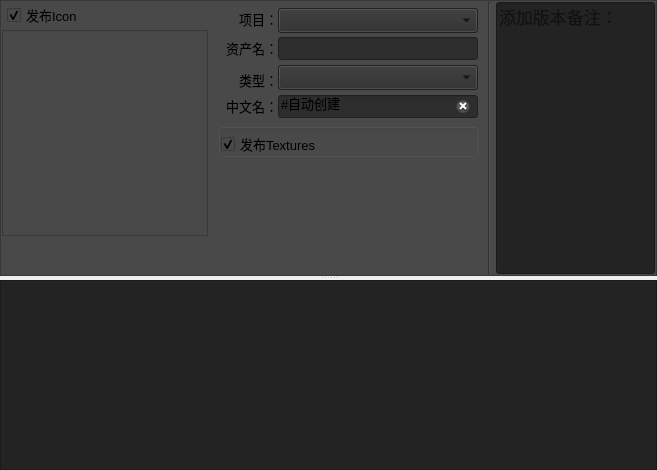
     <widget class="QWidget" name="scene_tab">
      <attribute name="title">
       <string>Scene</string>
      </attribute>
      <layout class="QVBoxLayout" name="verticalLayout_12">
       <property name="spacing">
        <number>2</number>
       </property>
       <property name="leftMargin">
        <number>0</number>
       </property>
       <property name="topMargin">
        <number>0</number>
       </property>
       <property name="rightMargin">
        <number>0</number>
       </property>
       <property name="bottomMargin">
        <number>0</number>
       </property>
       <item>
        <widget class="QSplitter" name="splitter_3">
         <property name="sizePolicy">
          <sizepolicy hsizetype="Preferred" vsizetype="Expanding">
           <horstretch>0</horstretch>
           <verstretch>0</verstretch>
          </sizepolicy>
         </property>
         <property name="orientation">
          <enum>Qt::Vertical</enum>
         </property>
         <widget class="QFrame" name="frame_5">
          <property name="styleSheet">
           <string notr="true">background-color: rgb(73, 73, 73);</string>
          </property>
          <property name="frameShape">
           <enum>QFrame::StyledPanel</enum>
          </property>
          <property name="frameShadow">
           <enum>QFrame::Sunken</enum>
          </property>
          <layout class="QHBoxLayout" name="horizontalLayout_15" stretch="1,5,1,5">
           <property name="spacing">
            <number>5</number>
           </property>
           <property name="leftMargin">
            <number>1</number>
           </property>
           <property name="topMargin">
            <number>1</number>
           </property>
           <property name="rightMargin">
            <number>1</number>
           </property>
           <property name="bottomMargin">
            <number>1</number>
           </property>
           <item>
            <layout class="QVBoxLayout" name="verticalLayout_7">
             <property name="spacing">
              <number>2</number>
             </property>
             <item>
              <layout class="QHBoxLayout" name="horizontalLayout_16" stretch="5,1,1">
               <property name="spacing">
                <number>0</number>
               </property>
               <property name="leftMargin">
                <number>5</number>
               </property>
               <property name="rightMargin">
                <number>5</number>
               </property>
               <item>
                <widget class="QCheckBox" name="icon_cBox_2">
                 <property name="font">
                  <font>
                   <family>Microsoft YaHei UI</family>
                   <pointsize>10</pointsize>
                  </font>
                 </property>
                 <property name="styleSheet">
                  <string notr="true"/>
                 </property>
                 <property name="text">
                  <string>发布Icon</string>
                 </property>
                 <property name="checked">
                  <bool>true</bool>
                 </property>
                </widget>
               </item>
               <item>
                <spacer name="horizontalSpacer_4">
                 <property name="orientation">
                  <enum>Qt::Horizontal</enum>
                 </property>
                 <property name="sizeType">
                  <enum>QSizePolicy::Fixed</enum>
                 </property>
                 <property name="sizeHint" stdset="0">
                  <size>
                   <width>80</width>
                   <height>25</height>
                  </size>
                 </property>
                </spacer>
               </item>
               <item>
                <widget class="QPushButton" name="render_bttn_sc">
                 <property name="sizePolicy">
                  <sizepolicy hsizetype="Fixed" vsizetype="Fixed">
                   <horstretch>0</horstretch>
                   <verstretch>0</verstretch>
                  </sizepolicy>
                 </property>
                 <property name="minimumSize">
                  <size>
                   <width>25</width>
                   <height>25</height>
                  </size>
                 </property>
                 <property name="maximumSize">
                  <size>
                   <width>25</width>
                   <height>25</height>
                  </size>
                 </property>
                 <property name="toolTip">
                  <string>&lt;html&gt;&lt;head/&gt;&lt;body&gt;&lt;p&gt;&lt;span style=&quot; font-size:10pt;&quot;&gt;重新渲染图标&lt;/span&gt;&lt;/p&gt;&lt;/body&gt;&lt;/html&gt;</string>
                 </property>
                 <property name="text">
                  <string/>
                 </property>
                 <property name="iconSize">
                  <size>
                   <width>22</width>
                   <height>22</height>
                  </size>
                 </property>
                 <property name="flat">
                  <bool>true</bool>
                 </property>
                </widget>
               </item>
              </layout>
             </item>
             <item>
              <widget class="QFrame" name="frame_6">
               <property name="sizePolicy">
                <sizepolicy hsizetype="Fixed" vsizetype="Fixed">
                 <horstretch>0</horstretch>
                 <verstretch>0</verstretch>
                </sizepolicy>
               </property>
               <property name="minimumSize">
                <size>
                 <width>206</width>
                 <height>206</height>
                </size>
               </property>
               <property name="maximumSize">
                <size>
                 <width>206</width>
                 <height>206</height>
                </size>
               </property>
               <property name="frameShape">
                <enum>QFrame::StyledPanel</enum>
               </property>
               <property name="frameShadow">
                <enum>QFrame::Raised</enum>
               </property>
               <layout class="QGridLayout" name="gridLayout_6">
                <property name="leftMargin">
                 <number>1</number>
                </property>
                <property name="topMargin">
                 <number>1</number>
                </property>
                <property name="rightMargin">
                 <number>1</number>
                </property>
                <property name="bottomMargin">
                 <number>1</number>
                </property>
                <property name="spacing">
                 <number>1</number>
                </property>
                <item row="0" column="0">
                 <widget class="QLabel" name="Preview_label_sc">
                  <property name="sizePolicy">
                   <sizepolicy hsizetype="Fixed" vsizetype="Fixed">
                    <horstretch>0</horstretch>
                    <verstretch>0</verstretch>
                   </sizepolicy>
                  </property>
                  <property name="minimumSize">
                   <size>
                    <width>200</width>
                    <height>200</height>
                   </size>
                  </property>
                  <property name="maximumSize">
                   <size>
                    <width>200</width>
                    <height>200</height>
                   </size>
                  </property>
                  <property name="text">
                   <string/>
                  </property>
                 </widget>
                </item>
               </layout>
              </widget>
             </item>
             <item>
              <spacer name="verticalSpacer_5">
               <property name="orientation">
                <enum>Qt::Vertical</enum>
               </property>
               <property name="sizeType">
                <enum>QSizePolicy::Preferred</enum>
               </property>
               <property name="sizeHint" stdset="0">
                <size>
                 <width>20</width>
                 <height>40</height>
                </size>
               </property>
              </spacer>
             </item>
            </layout>
           </item>
           <item>
            <layout class="QVBoxLayout" name="verticalLayout_8">
             <property name="spacing">
              <number>5</number>
             </property>
             <property name="sizeConstraint">
              <enum>QLayout::SetMaximumSize</enum>
             </property>
             <property name="leftMargin">
              <number>5</number>
             </property>
             <property name="topMargin">
              <number>5</number>
             </property>
             <property name="rightMargin">
              <number>5</number>
             </property>
             <item>
              <layout class="QHBoxLayout" name="horizontalLayout_17">
               <property name="spacing">
                <number>0</number>
               </property>
               <item>
                <widget class="QLabel" name="label_10">
                 <property name="sizePolicy">
                  <sizepolicy hsizetype="Preferred" vsizetype="Fixed">
                   <horstretch>0</horstretch>
                   <verstretch>0</verstretch>
                  </sizepolicy>
                 </property>
                 <property name="minimumSize">
                  <size>
                   <width>60</width>
                   <height>0</height>
                  </size>
                 </property>
                 <property name="font">
                  <font>
                   <family>Microsoft YaHei UI</family>
                   <pointsize>10</pointsize>
                  </font>
                 </property>
                 <property name="text">
                  <string>项目：</string>
                 </property>
                 <property name="alignment">
                  <set>Qt::AlignRight|Qt::AlignTrailing|Qt::AlignVCenter</set>
                 </property>
                </widget>
               </item>
               <item>
                <widget class="QComboBox" name="publishProj_comb">
                 <property name="sizePolicy">
                  <sizepolicy hsizetype="Expanding" vsizetype="Fixed">
                   <horstretch>0</horstretch>
                   <verstretch>0</verstretch>
                  </sizepolicy>
                 </property>
                 <property name="minimumSize">
                  <size>
                   <width>0</width>
                   <height>25</height>
                  </size>
                 </property>
                 <property name="maximumSize">
                  <size>
                   <width>16777215</width>
                   <height>22</height>
                  </size>
                 </property>
                 <property name="styleSheet">
                  <string notr="true">background-color: rgb(45, 45, 45);</string>
                 </property>
                </widget>
               </item>
              </layout>
             </item>
             <item>
              <layout class="QHBoxLayout" name="horizontalLayout_18">
               <property name="spacing">
                <number>0</number>
               </property>
               <item>
                <widget class="QLabel" name="label_11">
                 <property name="sizePolicy">
                  <sizepolicy hsizetype="Preferred" vsizetype="Fixed">
                   <horstretch>0</horstretch>
                   <verstretch>0</verstretch>
                  </sizepolicy>
                 </property>
                 <property name="minimumSize">
                  <size>
                   <width>60</width>
                   <height>0</height>
                  </size>
                 </property>
                 <property name="font">
                  <font>
                   <family>Microsoft YaHei UI</family>
                   <pointsize>10</pointsize>
                  </font>
                 </property>
                 <property name="text">
                  <string>资产名：</string>
                 </property>
                 <property name="alignment">
                  <set>Qt::AlignRight|Qt::AlignTrailing|Qt::AlignVCenter</set>
                 </property>
                </widget>
               </item>
               <item>
                <widget class="QLineEdit" name="name_lineEdit_3">
                 <property name="font">
                  <font>
                   <family>Microsoft YaHei UI</family>
                   <pointsize>10</pointsize>
                  </font>
                 </property>
                 <property name="styleSheet">
                  <string notr="true">background-color: rgb(45, 45, 45);</string>
                 </property>
                 <property name="readOnly">
                  <bool>true</bool>
                 </property>
                </widget>
               </item>
              </layout>
             </item>
             <item>
              <layout class="QHBoxLayout" name="horizontalLayout_19">
               <property name="spacing">
                <number>0</number>
               </property>
               <item>
                <widget class="QLabel" name="label_12">
                 <property name="sizePolicy">
                  <sizepolicy hsizetype="Fixed" vsizetype="Fixed">
                   <horstretch>0</horstretch>
                   <verstretch>0</verstretch>
                  </sizepolicy>
                 </property>
                 <property name="minimumSize">
                  <size>
                   <width>60</width>
                   <height>20</height>
                  </size>
                 </property>
                 <property name="maximumSize">
                  <size>
                   <width>16777215</width>
                   <height>15</height>
                  </size>
                 </property>
                 <property name="font">
                  <font>
                   <family>Microsoft YaHei UI</family>
                   <pointsize>10</pointsize>
                  </font>
                 </property>
                 <property name="text">
                  <string>类型：</string>
                 </property>
                 <property name="alignment">
                  <set>Qt::AlignRight|Qt::AlignTrailing|Qt::AlignVCenter</set>
                 </property>
                </widget>
               </item>
               <item>
                <widget class="QComboBox" name="publishType_comb_sc">
                 <property name="sizePolicy">
                  <sizepolicy hsizetype="Expanding" vsizetype="Fixed">
                   <horstretch>0</horstretch>
                   <verstretch>0</verstretch>
                  </sizepolicy>
                 </property>
                 <property name="minimumSize">
                  <size>
                   <width>200</width>
                   <height>25</height>
                  </size>
                 </property>
                 <property name="font">
                  <font>
                   <family>Microsoft YaHei UI</family>
                   <pointsize>10</pointsize>
                  </font>
                 </property>
                 <property name="styleSheet">
                  <string notr="true">background-color: rgb(45, 45, 45);</string>
                 </property>
                </widget>
               </item>
              </layout>
             </item>
             <item>
              <layout class="QHBoxLayout" name="horizontalLayout_20">
               <property name="spacing">
                <number>0</number>
               </property>
               <item>
                <widget class="QLabel" name="label_13">
                 <property name="sizePolicy">
                  <sizepolicy hsizetype="Fixed" vsizetype="Fixed">
                   <horstretch>0</horstretch>
                   <verstretch>0</verstretch>
                  </sizepolicy>
                 </property>
                 <property name="minimumSize">
                  <size>
                   <width>60</width>
                   <height>0</height>
                  </size>
                 </property>
                 <property name="maximumSize">
                  <size>
                   <width>16777215</width>
                   <height>16777215</height>
                  </size>
                 </property>
                 <property name="font">
                  <font>
                   <family>Microsoft YaHei UI</family>
                   <pointsize>10</pointsize>
                  </font>
                 </property>
                 <property name="text">
                  <string>中文名：</string>
                 </property>
                 <property name="alignment">
                  <set>Qt::AlignRight|Qt::AlignTrailing|Qt::AlignVCenter</set>
                 </property>
                </widget>
               </item>
               <item>
                <widget class="QLineEdit" name="CHname_lineEdit_3">
                 <property name="font">
                  <font>
                   <family>Microsoft YaHei UI</family>
                   <pointsize>10</pointsize>
                  </font>
                 </property>
                 <property name="styleSheet">
                  <string notr="true">background-color: rgb(45, 45, 45);</string>
                 </property>
                 <property name="text">
                  <string>#自动创建</string>
                 </property>
                 <property name="clearButtonEnabled">
                  <bool>true</bool>
                 </property>
                </widget>
               </item>
              </layout>
             </item>
             <item>
              <widget class="QGroupBox" name="groupBox_3">
               <property name="font">
                <font>
                 <family>Microsoft YaHei UI</family>
                 <pointsize>10</pointsize>
                </font>
               </property>
               <property name="styleSheet">
                <string notr="true">background-color: rgb(73, 73, 73);</string>
               </property>
               <property name="title">
                <string/>
               </property>
               <property name="alignment">
                <set>Qt::AlignLeading|Qt::AlignLeft|Qt::AlignVCenter</set>
               </property>
               <property name="flat">
                <bool>true</bool>
               </property>
               <layout class="QGridLayout" name="gridLayout_7">
                <property name="leftMargin">
                 <number>0</number>
                </property>
                <property name="topMargin">
                 <number>5</number>
                </property>
                <property name="rightMargin">
                 <number>0</number>
                </property>
                <property name="bottomMargin">
                 <number>0</number>
                </property>
                <property name="spacing">
                 <number>0</number>
                </property>
                <item row="0" column="0">
                 <widget class="QCheckBox" name="textures_cBox_3">
                  <property name="maximumSize">
                   <size>
                    <width>16777215</width>
                    <height>20</height>
                   </size>
                  </property>
                  <property name="font">
                   <font>
                    <family>Microsoft YaHei UI</family>
                    <pointsize>10</pointsize>
                   </font>
                  </property>
                  <property name="text">
                   <string>发布Textures</string>
                  </property>
                  <property name="checked">
                   <bool>true</bool>
                  </property>
                 </widget>
                </item>
               </layout>
              </widget>
             </item>
             <item>
              <spacer name="verticalSpacer_6">
               <property name="orientation">
                <enum>Qt::Vertical</enum>
               </property>
               <property name="sizeType">
                <enum>QSizePolicy::Expanding</enum>
               </property>
               <property name="sizeHint" stdset="0">
                <size>
                 <width>20</width>
                 <height>40</height>
                </size>
               </property>
              </spacer>
             </item>
            </layout>
           </item>
           <item>
            <widget class="Line" name="line_7">
             <property name="orientation">
              <enum>Qt::Vertical</enum>
             </property>
            </widget>
           </item>
           <item>
            <widget class="QLineEdit" name="info_lineEdit_2">
             <property name="sizePolicy">
              <sizepolicy hsizetype="Expanding" vsizetype="Expanding">
               <horstretch>0</horstretch>
               <verstretch>0</verstretch>
              </sizepolicy>
             </property>
             <property name="minimumSize">
              <size>
               <width>0</width>
               <height>0</height>
              </size>
             </property>
             <property name="font">
              <font>
               <family>Microsoft YaHei UI</family>
               <pointsize>13</pointsize>
              </font>
             </property>
             <property name="styleSheet">
              <string notr="true">background-color: rgb(35, 35, 35);</string>
             </property>
             <property name="text">
              <string/>
             </property>
             <property name="alignment">
              <set>Qt::AlignLeading|Qt::AlignLeft|Qt::AlignTop</set>
             </property>
             <property name="placeholderText">
              <string>添加版本备注：</string>
             </property>
            </widget>
           </item>
          </layout>
         </widget>
         <widget class="QTreeWidget" name="log_treeWidget_sc">
          <property name="font">
           <font>
            <family>Microsoft YaHei UI</family>
            <pointsize>10</pointsize>
           </font>
          </property>
          <property name="styleSheet">
           <string notr="true">background-color: rgb(35, 35, 35);</string>
          </property>
          <attribute name="headerVisible">
           <bool>false</bool>
          </attribute>
          <attribute name="headerCascadingSectionResizes">
           <bool>false</bool>
          </attribute>
          <attribute name="headerHighlightSections">
           <bool>false</bool>
          </attribute>
          <attribute name="headerShowSortIndicator" stdset="0">
           <bool>false</bool>
          </attribute>
          <column>
           <property name="text">
            <string notr="true">1</string>
           </property>
          </column>
         </widget>
        </widget>
       </item>
      </layout>
     </widget>
